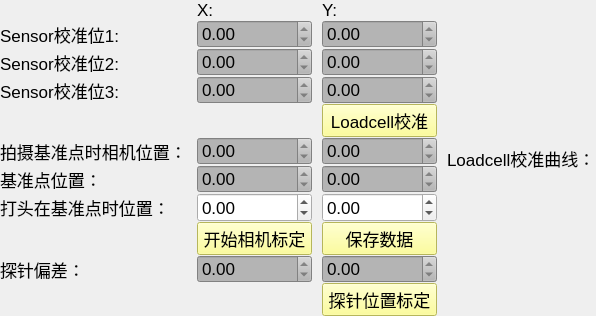
     <widget class="QWidget" name="tab_3">
      <attribute name="title">
       <string>系统校准</string>
      </attribute>
      <layout class="QGridLayout" name="gridLayout_8" columnstretch="1,0,0,0">
       <property name="leftMargin">
        <number>0</number>
       </property>
       <property name="topMargin">
        <number>0</number>
       </property>
       <property name="rightMargin">
        <number>0</number>
       </property>
       <property name="bottomMargin">
        <number>0</number>
       </property>
       <property name="horizontalSpacing">
        <number>10</number>
       </property>
       <property name="verticalSpacing">
        <number>0</number>
       </property>
       <item row="3" column="2">
        <widget class="QDoubleSpinBox" name="calpos3Y">
         <property name="font">
          <font>
           <pointsize>13</pointsize>
          </font>
         </property>
         <property name="styleSheet">
          <string notr="true">background-color: rgb(180, 180, 180);</string>
         </property>
         <property name="readOnly">
          <bool>true</bool>
         </property>
         <property name="minimum">
          <double>-99999999.000000000000000</double>
         </property>
         <property name="maximum">
          <double>9999999.990000000223517</double>
         </property>
        </widget>
       </item>
       <item row="5" column="0">
        <widget class="QLabel" name="label_9">
         <property name="font">
          <font>
           <pointsize>13</pointsize>
          </font>
         </property>
         <property name="text">
          <string>拍摄基准点时相机位置：</string>
         </property>
        </widget>
       </item>
       <item row="5" column="1">
        <widget class="QDoubleSpinBox" name="cameraposX">
         <property name="font">
          <font>
           <pointsize>13</pointsize>
          </font>
         </property>
         <property name="styleSheet">
          <string notr="true">background-color: rgb(180, 180, 180);</string>
         </property>
         <property name="readOnly">
          <bool>true</bool>
         </property>
         <property name="minimum">
          <double>-99999999.000000000000000</double>
         </property>
         <property name="maximum">
          <double>9999999.990000000223517</double>
         </property>
        </widget>
       </item>
       <item row="5" column="2">
        <widget class="QDoubleSpinBox" name="cameraposY">
         <property name="font">
          <font>
           <pointsize>13</pointsize>
          </font>
         </property>
         <property name="styleSheet">
          <string notr="true">background-color: rgb(180, 180, 180);</string>
         </property>
         <property name="readOnly">
          <bool>true</bool>
         </property>
         <property name="minimum">
          <double>-99999999.000000000000000</double>
         </property>
         <property name="maximum">
          <double>9999999.990000000223517</double>
         </property>
        </widget>
       </item>
       <item row="6" column="0">
        <widget class="QLabel" name="label_10">
         <property name="font">
          <font>
           <pointsize>13</pointsize>
          </font>
         </property>
         <property name="text">
          <string>基准点位置：</string>
         </property>
        </widget>
       </item>
       <item row="6" column="1">
        <widget class="QDoubleSpinBox" name="markX">
         <property name="font">
          <font>
           <pointsize>13</pointsize>
          </font>
         </property>
         <property name="styleSheet">
          <string notr="true">background-color: rgb(180, 180, 180);</string>
         </property>
         <property name="readOnly">
          <bool>true</bool>
         </property>
         <property name="minimum">
          <double>-99999999.000000000000000</double>
         </property>
         <property name="maximum">
          <double>9999999.990000000223517</double>
         </property>
        </widget>
       </item>
       <item row="6" column="2">
        <widget class="QDoubleSpinBox" name="markY">
         <property name="font">
          <font>
           <pointsize>13</pointsize>
          </font>
         </property>
         <property name="styleSheet">
          <string notr="true">background-color: rgb(180, 180, 180);</string>
         </property>
         <property name="readOnly">
          <bool>true</bool>
         </property>
         <property name="minimum">
          <double>-99999999.000000000000000</double>
         </property>
         <property name="maximum">
          <double>9999999.990000000223517</double>
         </property>
        </widget>
       </item>
       <item row="7" column="0">
        <widget class="QLabel" name="label_11">
         <property name="font">
          <font>
           <pointsize>13</pointsize>
          </font>
         </property>
         <property name="text">
          <string>打头在基准点时位置：</string>
         </property>
        </widget>
       </item>
       <item row="7" column="1">
        <widget class="QDoubleSpinBox" name="headX">
         <property name="font">
          <font>
           <pointsize>13</pointsize>
          </font>
         </property>
         <property name="minimum">
          <double>-99999999.000000000000000</double>
         </property>
         <property name="maximum">
          <double>9999999.990000000223517</double>
         </property>
        </widget>
       </item>
       <item row="7" column="2">
        <widget class="QDoubleSpinBox" name="headY">
         <property name="font">
          <font>
           <pointsize>13</pointsize>
          </font>
         </property>
         <property name="minimum">
          <double>-99999999.000000000000000</double>
         </property>
         <property name="maximum">
          <double>9999999.990000000223517</double>
         </property>
        </widget>
       </item>
       <item row="0" column="1">
        <widget class="QLabel" name="label">
         <property name="sizePolicy">
          <sizepolicy hsizetype="Preferred" vsizetype="Fixed">
           <horstretch>0</horstretch>
           <verstretch>0</verstretch>
          </sizepolicy>
         </property>
         <property name="font">
          <font>
           <pointsize>13</pointsize>
          </font>
         </property>
         <property name="text">
          <string>X:</string>
         </property>
        </widget>
       </item>
       <item row="0" column="2">
        <widget class="QLabel" name="label_2">
         <property name="font">
          <font>
           <pointsize>13</pointsize>
          </font>
         </property>
         <property name="text">
          <string>Y:</string>
         </property>
        </widget>
       </item>
       <item row="0" column="3" rowspan="11">
        <layout class="QGridLayout" name="grid_wave">
         <item row="0" column="0">
          <widget class="QLabel" name="lb_imagecal">
           <property name="font">
            <font>
             <pointsize>13</pointsize>
            </font>
           </property>
           <property name="styleSheet">
            <string notr="true"/>
           </property>
           <property name="text">
            <string>Loadcell校准曲线：</string>
           </property>
          </widget>
         </item>
        </layout>
       </item>
       <item row="1" column="0">
        <widget class="QLabel" name="label_5">
         <property name="sizePolicy">
          <sizepolicy hsizetype="Fixed" vsizetype="Preferred">
           <horstretch>0</horstretch>
           <verstretch>0</verstretch>
          </sizepolicy>
         </property>
         <property name="font">
          <font>
           <pointsize>13</pointsize>
          </font>
         </property>
         <property name="text">
          <string>Sensor校准位1:</string>
         </property>
        </widget>
       </item>
       <item row="1" column="1">
        <widget class="QDoubleSpinBox" name="calpos1X">
         <property name="font">
          <font>
           <pointsize>13</pointsize>
          </font>
         </property>
         <property name="styleSheet">
          <string notr="true">background-color: rgb(180, 180, 180);</string>
         </property>
         <property name="readOnly">
          <bool>true</bool>
         </property>
         <property name="minimum">
          <double>-99999999.000000000000000</double>
         </property>
         <property name="maximum">
          <double>9999999.990000000223517</double>
         </property>
        </widget>
       </item>
       <item row="1" column="2">
        <widget class="QDoubleSpinBox" name="calpos1Y">
         <property name="font">
          <font>
           <pointsize>13</pointsize>
          </font>
         </property>
         <property name="styleSheet">
          <string notr="true">background-color: rgb(180, 180, 180);</string>
         </property>
         <property name="readOnly">
          <bool>true</bool>
         </property>
         <property name="minimum">
          <double>-99999999.000000000000000</double>
         </property>
         <property name="maximum">
          <double>9999999.990000000223517</double>
         </property>
        </widget>
       </item>
       <item row="2" column="0">
        <widget class="QLabel" name="label_6">
         <property name="font">
          <font>
           <pointsize>13</pointsize>
          </font>
         </property>
         <property name="text">
          <string>Sensor校准位2:</string>
         </property>
        </widget>
       </item>
       <item row="2" column="1">
        <widget class="QDoubleSpinBox" name="calpos2X">
         <property name="font">
          <font>
           <pointsize>13</pointsize>
          </font>
         </property>
         <property name="styleSheet">
          <string notr="true">background-color: rgb(180, 180, 180);</string>
         </property>
         <property name="readOnly">
          <bool>true</bool>
         </property>
         <property name="minimum">
          <double>-99999999.000000000000000</double>
         </property>
         <property name="maximum">
          <double>9999999.990000000223517</double>
         </property>
        </widget>
       </item>
       <item row="2" column="2">
        <widget class="QDoubleSpinBox" name="calpos2Y">
         <property name="font">
          <font>
           <pointsize>13</pointsize>
          </font>
         </property>
         <property name="styleSheet">
          <string notr="true">background-color: rgb(180, 180, 180);</string>
         </property>
         <property name="readOnly">
          <bool>true</bool>
         </property>
         <property name="minimum">
          <double>-99999999.000000000000000</double>
         </property>
         <property name="maximum">
          <double>9999999.990000000223517</double>
         </property>
        </widget>
       </item>
       <item row="3" column="0">
        <widget class="QLabel" name="label_7">
         <property name="font">
          <font>
           <pointsize>13</pointsize>
          </font>
         </property>
         <property name="text">
          <string>Sensor校准位3:</string>
         </property>
        </widget>
       </item>
       <item row="3" column="1">
        <widget class="QDoubleSpinBox" name="calpos3X">
         <property name="font">
          <font>
           <pointsize>13</pointsize>
          </font>
         </property>
         <property name="styleSheet">
          <string notr="true">background-color: rgb(180, 180, 180);</string>
         </property>
         <property name="readOnly">
          <bool>true</bool>
         </property>
         <property name="minimum">
          <double>-99999999.000000000000000</double>
         </property>
         <property name="maximum">
          <double>9999999.990000000223517</double>
         </property>
        </widget>
       </item>
       <item row="9" column="1">
        <widget class="QDoubleSpinBox" name="dsb_deltax">
         <property name="font">
          <font>
           <pointsize>13</pointsize>
          </font>
         </property>
         <property name="styleSheet">
          <string notr="true">background-color: rgb(180, 180, 180);</string>
         </property>
         <property name="readOnly">
          <bool>true</bool>
         </property>
         <property name="minimum">
          <double>-10000.000000000000000</double>
         </property>
         <property name="maximum">
          <double>100000.000000000000000</double>
         </property>
        </widget>
       </item>
       <item row="9" column="0">
        <widget class="QLabel" name="lb_delta">
         <property name="font">
          <font>
           <pointsize>13</pointsize>
          </font>
         </property>
         <property name="text">
          <string>探针偏差：</string>
         </property>
        </widget>
       </item>
       <item row="9" column="2">
        <widget class="QDoubleSpinBox" name="dsb_deltay">
         <property name="font">
          <font>
           <pointsize>13</pointsize>
          </font>
         </property>
         <property name="styleSheet">
          <string notr="true">background-color: rgb(180, 180, 180);</string>
         </property>
         <property name="readOnly">
          <bool>true</bool>
         </property>
        </widget>
       </item>
       <item row="4" column="2">
        <widget class="QPushButton" name="pb_sensorcal">
         <property name="font">
          <font>
           <pointsize>13</pointsize>
          </font>
         </property>
         <property name="styleSheet">
          <string notr="true">background-color: rgb(255, 255, 127);</string>
         </property>
         <property name="text">
          <string>Loadcell校准</string>
         </property>
        </widget>
       </item>
       <item row="10" column="2">
        <widget class="QPushButton" name="pb_probe">
         <property name="font">
          <font>
           <pointsize>13</pointsize>
          </font>
         </property>
         <property name="styleSheet">
          <string notr="true">background-color: rgb(255, 255, 127);</string>
         </property>
         <property name="text">
          <string>探针位置标定</string>
         </property>
        </widget>
       </item>
       <item row="8" column="1">
        <widget class="QPushButton" name="pb_cameracal">
         <property name="font">
          <font>
           <pointsize>13</pointsize>
          </font>
         </property>
         <property name="styleSheet">
          <string notr="true">background-color: rgb(255, 255, 127);</string>
         </property>
         <property name="text">
          <string>开始相机标定</string>
         </property>
        </widget>
       </item>
       <item row="8" column="2">
        <widget class="QPushButton" name="pb_savecamera">
         <property name="font">
          <font>
           <pointsize>13</pointsize>
          </font>
         </property>
         <property name="styleSheet">
          <string notr="true">background-color: rgb(255, 255, 127);</string>
         </property>
         <property name="text">
          <string>保存数据</string>
         </property>
        </widget>
       </item>
      </layout>
     </widget>
